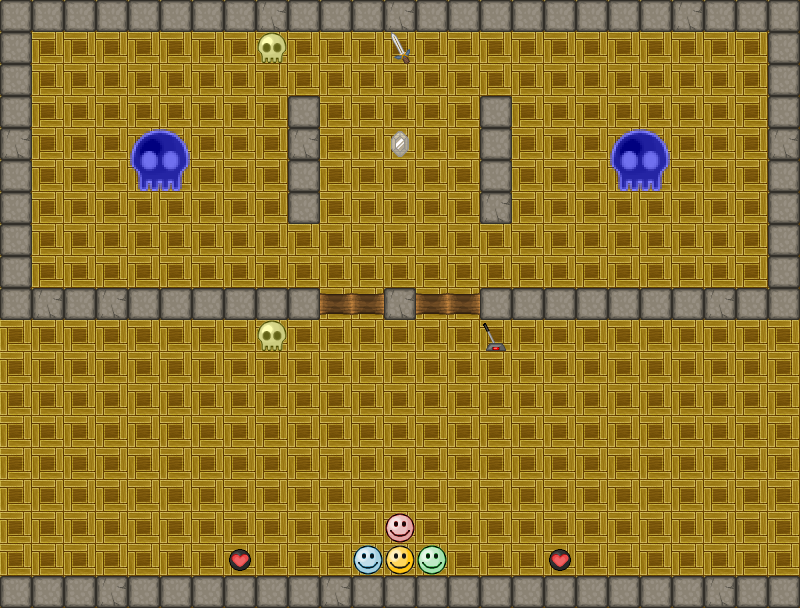

This game map was drawn from its Tiled (.tmx) file and the tilesets committed beside it. A one-line description and the trimmed map source follow:
An orthogonal 25x19 tile map with 32x32 px tiles, 2 tile layers (background, map), 2 tilesets and 3 objects.

<map version="1.0" orientation="orthogonal" renderorder="right-down" width="25" height="19" tilewidth="32" tileheight="32" nextobjectid="4">
 <properties>
  <property name="type" value="boss" />
 </properties>
 <tileset firstgid="1" name="Sprite" tilewidth="32" tileheight="32" tilecount="64" columns="8">
  <image source="../../tileset/sprite.png" width="256" height="256" />
 </tileset>
 <tileset firstgid="65" name="Background" tilewidth="32" tileheight="32" tilecount="64" columns="8">
  <image source="../../tileset/background.png" width="256" height="256" />
 </tileset>
 <layer name="background" width="25" height="19">
  <data>[475 cells, 475 non-empty, 1 distinct tile ids]</data>
 </layer>
 <layer name="map" width="25" height="19">
  <data>[475 cells, 118 non-empty, 16 distinct tile ids]</data>
 </layer>
 <objectgroup name="switches">
  <object id="1" x="494" y="328">
   <polyline points="0,0 -30,-24 -64,-24 -126,-24 -161,-24" />
  </object>
 </objectgroup>
 <objectgroup name="paths">
  <object id="2" x="270" y="46">
   <polyline points="0,0 258,2 254,226 -1,227" />
  </object>
  <object id="3" x="275" y="327">
   <polyline points="-5,7 252,8" />
  </object>
 </objectgroup>
</map>
